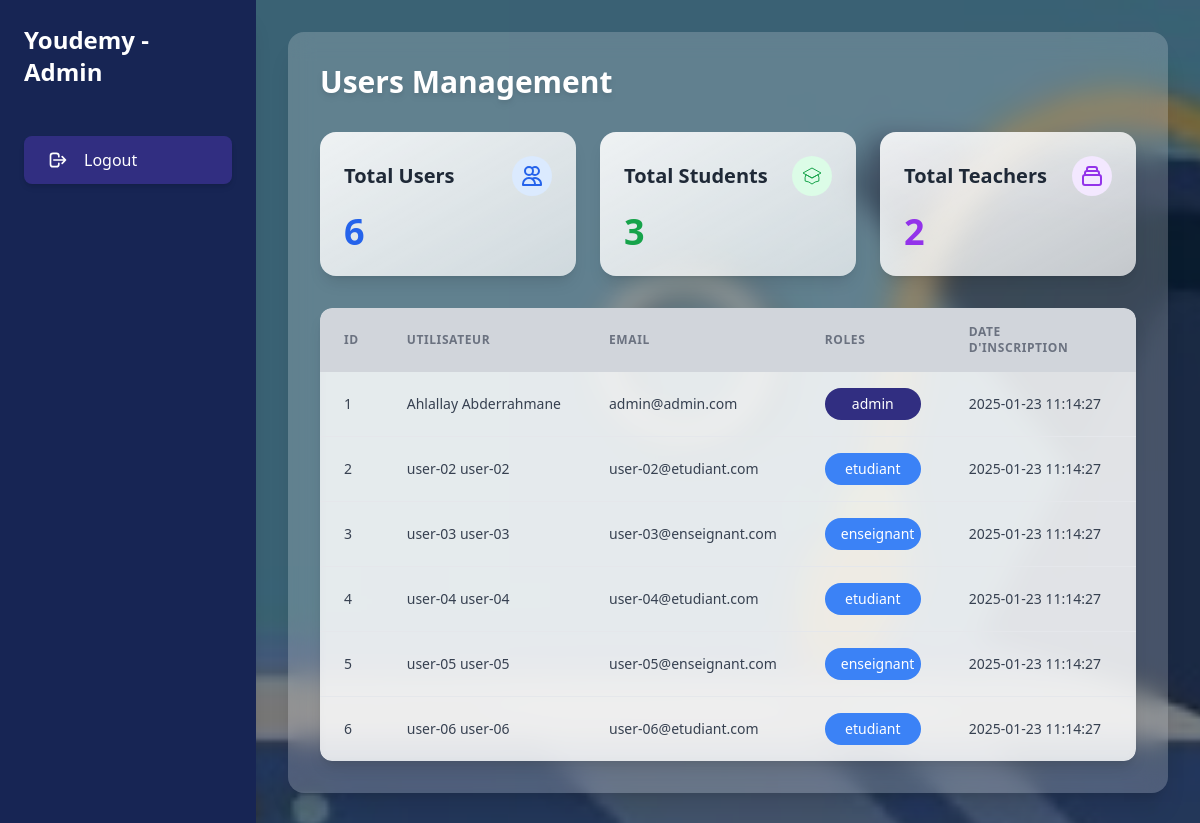
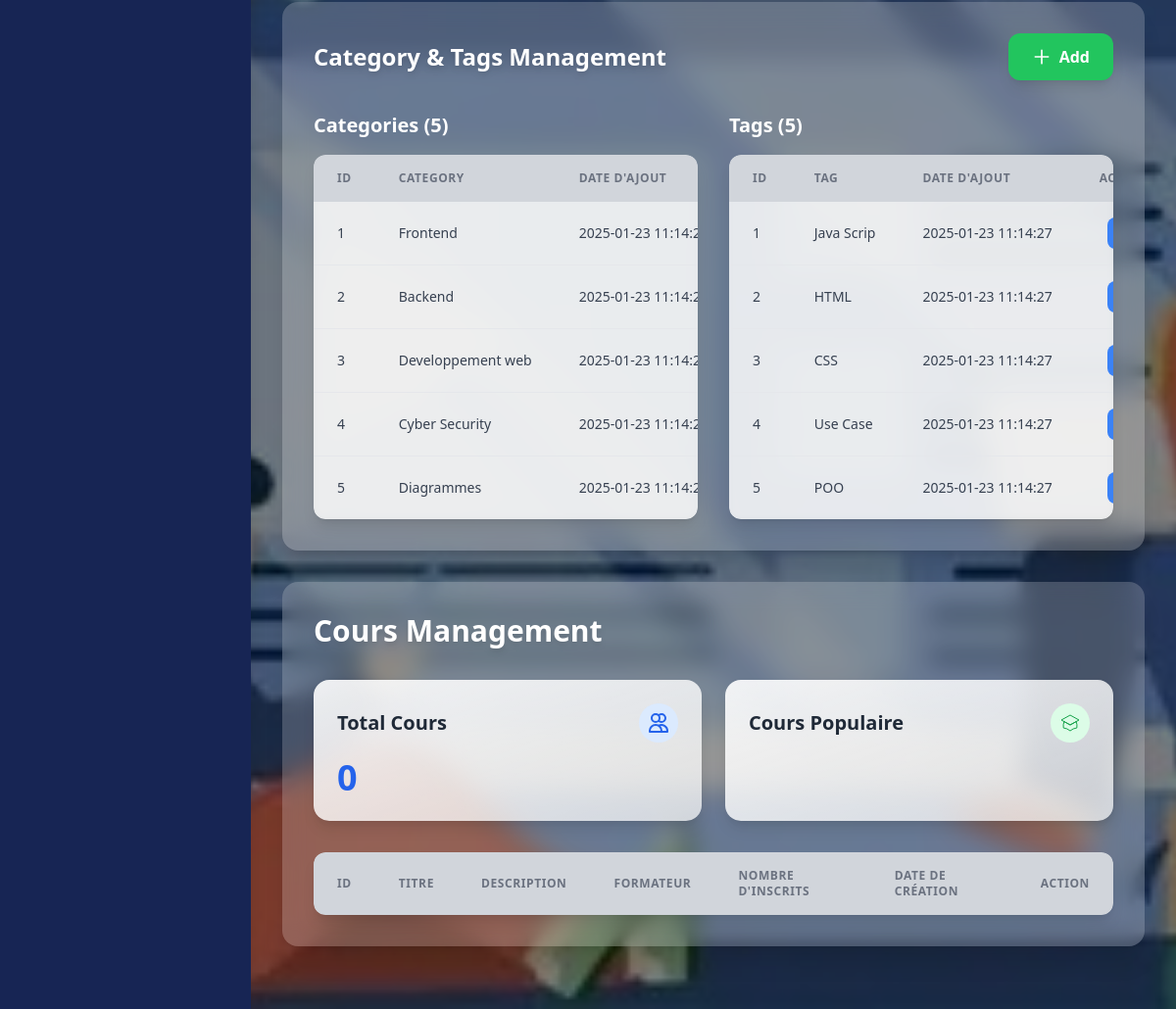
/Views/Admin.php (signed in), run on the app's committed database (2 pictures, top to bottom).
### tables this page shows
CREATE TABLE users(
    users_id INT PRIMARY KEY AUTO_INCREMENT,
    f_name VARCHAR(15),
    l_name VARCHAR(15),
    email VARCHAR(50) UNIQUE,
    pwd_hashed VARCHAR(100),
    roles VARCHAR(12),
    created_at DATETIME DEFAULT CURRENT_TIMESTAMP,
    is_suspended int DEFAULT 0,
    is_deleted int DEFAULT 0
);

CREATE TABLE category(
    category_id INT PRIMARY KEY AUTO_INCREMENT,
    category_name VARCHAR(100),
    created_at DATETIME DEFAULT CURRENT_TIMESTAMP,
    is_deleted INT DEFAULT 0
);

CREATE TABLE tags(
    tag_id INT PRIMARY KEY AUTO_INCREMENT,
    tag_name VARCHAR(10),
    created_at DATETIME DEFAULT CURRENT_TIMESTAMP,
    is_deleted INT DEFAULT 0
);

### Views/Admin.php (the view, shortened to what the rows shown need)
<?php
require_once $_SERVER['DOCUMENT_ROOT'] . '/Classes/Category.php';
$admin = new Admin();
$category = new Category();
$users = $admin->getUsers();
$cats = $category->display();
?>
<!DOCTYPE html>
<html lang="en">
<head>
    <script src="https://cdn.tailwindcss.com"></script>
</head>
<body class="min-h-screen bg-cover bg-center bg-no-repeat" style="background-image: url('/Asset/Image-01.jpg');">
    <aside class="bg-blue-950 h-screen fixed left-0 top-0 shadow-xl z-10 transition-all duration-300 lg:w-64 w-16">
        <div class="p-4 lg:p-6">
            <h1 class="text-white text-2xl font-bold mb-8 hidden lg:block">Youdemy - Admin</h1>
        </div>
    </aside>
    <main class="relative lg:ml-64 ml-16 min-h-screen p-1 lg:p-8 z-10">
        <section class="bg-white/20 rounded-2xl shadow-xl p-8 mb-8 backdrop-blur-md">
            <div class="space-y-8">
                <h2 class="text-3xl font-bold text-white drop-shadow-md">Users Management</h2>
                <div class="overflow-x-auto rounded-xl shadow-lg">
                    <table class="min-w-full bg-white/80 backdrop-blur-sm">
                        <thead class="bg-gray-300">
                            <tr>
                                <th class="px-4 py-2 lg:px-6 lg:py-4 text-left text-xs font-semibold text-gray-500 uppercase tracking-wider">ID</th>
                                <th class="px-4 py-2 lg:px-6 lg:py-4 text-left text-xs font-semibold text-gray-500 uppercase tracking-wider">Utilisateur</th>
                                <th class="px-4 py-2 lg:px-6 lg:py-4 text-left text-xs font-semibold text-gray-500 uppercase tracking-wider">Email</th>
                                <th class="px-4 py-2 lg:px-6 lg:py-4 text-left text-xs font-semibold text-gray-500 uppercase tracking-wider">Roles</th>
                                <th class="px-4 py-2 lg:px-6 lg:py-4 text-left text-xs font-semibold text-gray-500 uppercase tracking-wider">Date d'inscription</th>
                                <th class="px-4 py-2 lg:px-6 lg:py-4 text-left text-xs font-semibold text-gray-500 uppercase tracking-wider">Action</th>
                            </tr>
                        </thead>
                        <tbody class="divide-y divide-gray-200">
                            <?php foreach ($users as $user): ?>
                                <tr class="hover:bg-gray-50/50 transition-colors duration-200">
                                    <td class="px-4 py-2 lg:px-6 lg:py-4 whitespace-nowrap text-sm text-gray-700"><?= htmlspecialchars($user['users_id']) ?></td>
                                    <td class="px-4 py-2 lg:px-6 lg:py-4 whitespace-nowrap text-sm text-gray-700"><?= htmlspecialchars($user['f_name'] . ' ' . $user['l_name']) ?></td>
                                    <td class="px-4 py-2 lg:px-6 lg:py-4 whitespace-nowrap text-sm text-gray-700"><?= htmlspecialchars($user['email']) ?></td>
                                    <td class="px-4 py-2 lg:px-6 lg:py-4 whitespace-nowrap">
                                        <span class="inline-block w-24 text-center px-4 py-1.5 text-sm text-white rounded-full <?= $user['roles'] == "admin" ? "bg-indigo-900" : "bg-blue-500" ?>">
                                            <?= htmlspecialchars($user['roles']) ?>
                                        </span>
                                    </td>
                                    <td class="px-4 py-2 lg:px-6 lg:py-4 whitespace-nowrap text-sm text-gray-700"><?= htmlspecialchars($user['created_at']) ?></td>
                                    <td class="px-4 py-2 lg:px-6 lg:py-4 whitespace-nowrap">
                                    </td>
                                </tr>
                            <?php endforeach; ?>
                        </tbody>
                    </table>
                </div>
            </div>
        </section>
        <section class="bg-white/20 rounded-2xl shadow-xl p-8 mb-8 backdrop-blur-md">
            <div class="flex items-center justify-between mb-8">
                <h2 class="text-2xl font-bold text-white drop-shadow-md">Category & Tags Management</h2>
            </div>
            <div class="grid grid-cols-1 lg:grid-cols-2 gap-8">
                <div>
                    <div class="overflow-x-auto rounded-xl shadow-lg">
                        <table class="min-w-full bg-white/80 backdrop-blur-sm">
                            <thead class="bg-gray-300">
                                <tr>
                                    <th class="px-4 py-2 lg:px-6 lg:py-4 text-left text-xs font-semibold text-gray-500 uppercase tracking-wider">ID</th>
                                    <th class="px-4 py-2 lg:px-6 lg:py-4 text-left text-xs font-semibold text-gray-500 uppercase tracking-wider">Category</th>
                                    <th class="px-4 py-2 lg:px-6 lg:py-4 text-left text-xs font-semibold text-gray-500 uppercase tracking-wider">Date d'ajout</th>
                                </tr>
                            </thead>
                            <tbody class="divide-y divide-gray-200">
                                <?php foreach ($cats['categories'] as $cat): ?>
                                    <tr class="hover:bg-gray-50/50 transition-colors duration-200">
                                        <td class="px-4 py-2 lg:px-6 lg:py-4 whitespace-nowrap text-sm text-gray-700"><?= htmlspecialchars($cat['category_id']) ?></td>
                                        <td class="px-4 py-2 lg:px-6 lg:py-4 whitespace-nowrap text-sm text-gray-700"><?= htmlspecialchars($cat['category_name']) ?></td>
                                        <td class="px-4 py-2 lg:px-6 lg:py-4 whitespace-nowrap text-sm text-gray-700"><?= htmlspecialchars($cat['created_at']) ?></td>
                                    </tr>
                                <?php endforeach; ?>
                            </tbody>
                        </table>
                    </div>
                </div>
                <div>
                    <div class="overflow-x-auto rounded-xl shadow-lg">
                        <table class="min-w-full bg-white/80 backdrop-blur-sm">
                            <thead class="bg-gray-300">
                                <tr>
                                    <th class="px-4 py-2 lg:px-6 lg:py-4 text-left text-xs font-semibold text-gray-500 uppercase tracking-wider">ID</th>
                                    <th class="px-4 py-2 lg:px-6 lg:py-4 text-left text-xs font-semibold text-gray-500 uppercase tracking-wider">Tag</th>
                                    <th class="px-4 py-2 lg:px-6 lg:py-4 text-left text-xs font-semibold text-gray-500 uppercase tracking-wider">Date d'ajout</th>
                                    <th class="px-4 py-2 lg:px-6 lg:py-4 text-left text-xs font-semibold text-gray-500 uppercase tracking-wider">Action</th>
                                </tr>
                            </thead>
                            <tbody class="divide-y divide-gray-200">
                                <?php foreach ($cats['tags'] as $tag): ?>
                                    <tr class="hover:bg-gray-50/50 transition-colors duration-200">
                                        <td class="px-4 py-2 lg:px-6 lg:py-4 whitespace-nowrap text-sm text-gray-700"><?= htmlspecialchars($tag['tag_id']) ?></td>
                                        <td class="px-4 py-2 lg:px-6 lg:py-4 whitespace-nowrap text-sm text-gray-700"><?= htmlspecialchars($tag['tag_name']) ?></td>
                                        <td class="px-4 py-2 lg:px-6 lg:py-4 whitespace-nowrap text-sm text-gray-700"><?= htmlspecialchars($tag['created_at']) ?></td>
                                        <td class="px-4 py-2 lg:px-6 lg:py-4 whitespace-nowrap">
                                            <form method="post">
                                                <div class="flex space-x-2">
                                                    <button name="edit_tag" class="bg-blue-500 text-white px-3 py-1.5 rounded-lg hover:bg-blue-600 transition-all duration-300 text-sm font-medium">
                                                    </button>
                                                </div>
                                            </form>
                                        </td>
                                    </tr>
                                <?php endforeach; ?>
                            </tbody>
                        </table>
                    </div>
                </div>
            </div>
        </section>
        <section class="bg-white/20 rounded-2xl shadow-xl p-8 mb-8 backdrop-blur-md">
            <div class="space-y-8">
                <h2 class="text-3xl font-bold text-white drop-shadow-md">Cours Management</h2>
                <div class="overflow-x-auto rounded-xl shadow-lg">
                    <table class="min-w-full bg-white/80 backdrop-blur-sm">
                        <thead class="bg-gray-300">
                            <tr>
                                <th class="px-4 py-2 lg:px-6 lg:py-4 text-left text-xs font-semibold text-gray-500 uppercase tracking-wider">ID</th>
                                <th class="px-4 py-2 lg:px-6 lg:py-4 text-left text-xs font-semibold text-gray-500 uppercase tracking-wider">Titre</th>
                                <th class="px-4 py-2 lg:px-6 lg:py-4 text-left text-xs font-semibold text-gray-500 uppercase tracking-wider">Description</th>
                                <th class="px-4 py-2 lg:px-6 lg:py-4 text-left text-xs font-semibold text-gray-500 uppercase tracking-wider">Formateur</th>
                                <th class="px-4 py-2 lg:px-6 lg:py-4 text-left text-xs font-semibold text-gray-500 uppercase tracking-wider">Nombre d'inscrits</th>
                                <th class="px-4 py-2 lg:px-6 lg:py-4 text-left text-xs font-semibold text-gray-500 uppercase tracking-wider">Date de création</th>
                                <th class="px-4 py-2 lg:px-6 lg:py-4 text-left text-xs font-semibold text-gray-500 uppercase tracking-wider">Action</th>
                            </tr>
                        </thead>
                    </table>
                </div>
            </div>
        </section>
    </main>
</body>
</html>

### data on the page
users: users_id "1", f_name+l_name "Ahlallay Abderrahmane", email "admin@admin.com", roles "admin", created_at "2025-01-23 11:14:27"
users: users_id "2", f_name+l_name "user-02 user-02", email "user-02@etudiant.com", roles "etudiant", created_at "2025-01-23 11:14:27"
users: users_id "3", f_name+l_name "user-03 user-03", email "user-03@enseignant.com", roles "enseignant", created_at "2025-01-23 11:14:27"
users: users_id "4", f_name+l_name "user-04 user-04", email "user-04@etudiant.com", roles "etudiant", created_at "2025-01-23 11:14:27"
users: users_id "5", f_name+l_name "user-05 user-05", email "user-05@enseignant.com", roles "enseignant", created_at "2025-01-23 11:14:27"
users: users_id "6", f_name+l_name "user-06 user-06", email "user-06@etudiant.com", roles "etudiant", created_at "2025-01-23 11:14:27"
category: category_id "1", category_name "Frontend", created_at "2025-01-23…"
category: category_id "2", category_name "Backend", created_at "2025-01-23…"
category: category_id "3", category_name "Developpement web", created_at "2025-01-23…"
category: category_id "4", category_name "Cyber Security", created_at "2025-01-23…"
category: category_id "5", category_name "Diagrammes", created_at "2025-01-23…"
tags: tag_id "1", tag_name "Java Scrip", created_at "2025-01-23 11:14:27"
tags: tag_id "2", tag_name "HTML", created_at "2025-01-23 11:14:27"
tags: tag_id "3", tag_name "CSS", created_at "2025-01-23 11:14:27"
tags: tag_id "4", tag_name "Use Case", created_at "2025-01-23 11:14:27"
tags: tag_id "5", tag_name "POO", created_at "2025-01-23 11:14:27"

### other printed values
count($users) "6"
count($students) "3"
count($teacher) "2"
count($cats['categories']) "5"
count($cats['tags']) "5"
count($cours->displayNonDeletedCours()) "0"
